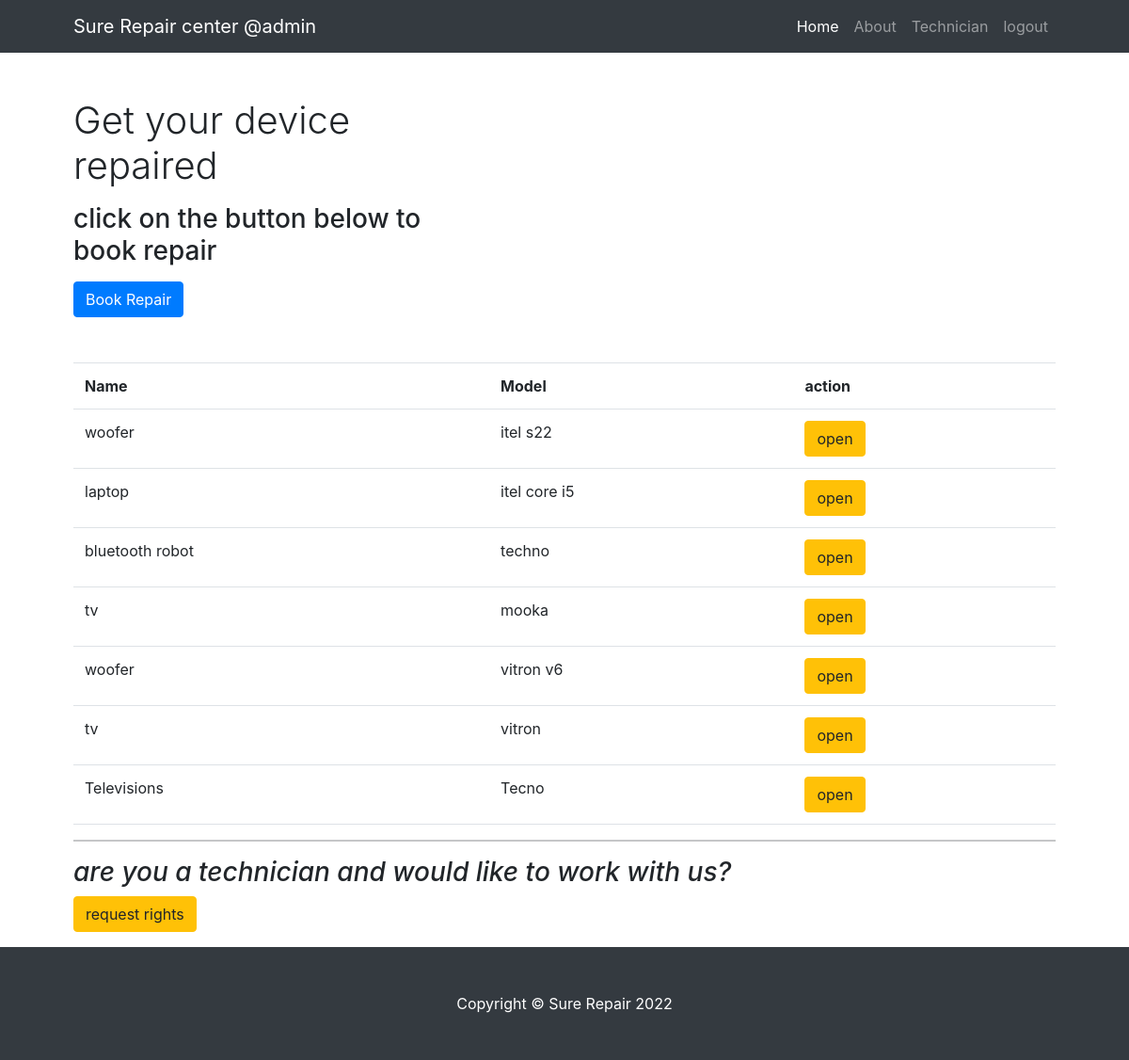
Before: /index (signed in) with the older database file.
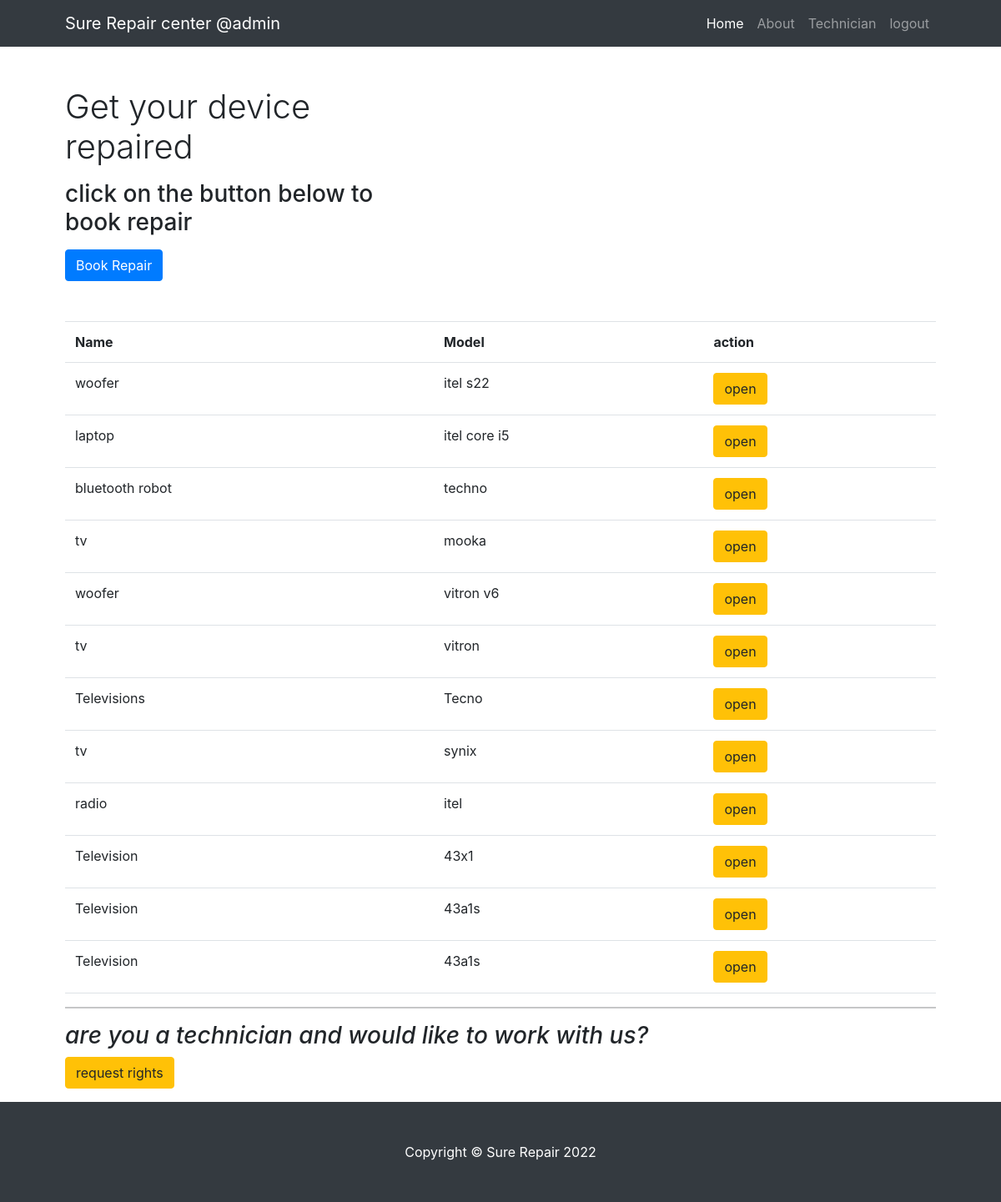
After: the same page with the newer database file.
### app/models.py (models this page shows, shortened)
class User(db.Model,UserMixin):
    id = db.Column(db.Integer, primary_key=True)
    username = db.Column(db.String(64), index=True, unique=True)
    email = db.Column(db.String(120), index=True, unique=True)
    password = db.Column(db.String(128))
    is_admin=db.Column(db.Boolean())
    is_technician=db.Column(db.Boolean())
    user_key=db.Column(db.String(255))
    type=db.Column(db.String(55),default='normal')
    phone=db.Column(db.Integer)
    devices=db.relationship('Device',backref='user',lazy='dynamic')

class Device(db.Model):
    id=db.Column(db.Integer,primary_key=True)
    name=db.Column(db.String(255))
    model=db.Column(db.String(100))
    fault=db.Column(db.String(255))
    device_key=db.Column(db.String(255))
    user_id=db.Column(db.Integer,db.ForeignKey('user.id'))
    repair_price=db.Column(db.Integer())
    status=db.Column(db.String(100),default='booked')
    tech_resolution=db.Column(db.String(255),default='none')
    device_image=db.Column(db.String(255))

### app/routes.py (the view)
@app.route('/index',methods=['GET','POST'])
@login_required
def index():
    devices=Device.query.filter_by(user_id=current_user.id)
    return render_template('index.html',devices=devices)

### app/models.py (called while the page is built)
@loginmanager.user_loader
def load_user(id):
    return User.query.get(int(id))

### app/templates/index.html (shortened to what this page needs)
<!DOCTYPE html>
<html lang="en">
    <head>
        <link href="{{url_for('static',filename='css/styles.css')}}" rel="stylesheet" />
        <link rel="stylesheet" href="https://cdn.jsdelivr.net/npm/bootstrap@4.0.0/dist/css/bootstrap.min.css">
    </head>
    <body>
        <nav class="navbar navbar-expand-lg navbar-dark bg-dark">
            <div class="container px-5">
                <a class="navbar-brand" href="#!">Sure Repair center  @{{current_user.username}}</a>
                <div class="collapse navbar-collapse" id="navbarSupportedContent">
                    <ul class="navbar-nav ms-auto mb-2 mb-lg-0">
                        <li class="nav-item"><a class="nav-link active" aria-current="page" href="#!">Home</a></li>
                        <li class="nav-item"><a class="nav-link" href="#!">About</a></li>
                        {%if current_user.is_technician %}
                        <li class="nav-item"><a class="nav-link" href="{{url_for('technician',usk=current_user.user_key)}}">Technician</a></li>
                        {%endif %}
                        {% if current_user.is_authenticated %}
                        <li class="nav-item"><a class="nav-link" href="{{url_for('logout')}}">logout</a></li>
                        {%endif%}
                    </ul>
                </div>
            </div>
        </nav>
        <div class="container px-4 px-lg-5">
            <div class="row gx-4 gx-lg-5 align-items-center my-5">
                <div class="col-lg-5">
                    <h1 class="font-weight-light">Get your device repaired</h1>
                    <p><h3>click on the button below to book repair</h3></p>
                    <a class="btn btn-primary" href="{{url_for('book_repair')}}">Book Repair</a>
                </div>
            </div>
              <table class="table">
                         <tr>
                             <th>Name</th>
                             <th>Model</th>
                             <th>action</th>
                         </tr>
                    {%for device in devices %}
                         <tr>
                             <td>{{device.name}}</td>
                             <td>{{device.model}}</td>
                             <td>
                               <a href="{{url_for('view_device',dvk=device.device_key)}}" class="btn btn-warning sm">open</a>
                             </td>
                         </tr>
                    {%endfor%}
                </table>
            <hr>
            <p><h3><i>are you a technician and would like to work with us?</i></h3>
             <a href="" class="btn btn-warning">request rights</a>
            </p>
        </div>
        <footer class="py-5 bg-dark">
            <div class="container px-4 px-lg-5"><p class="m-0 text-center text-white">Copyright &copy; Sure Repair 2022</p></div>
        </footer>
    </body>
</html>

Changed rows visible on the page:
added Device: name "tv", model "synix"
added Device: name "radio", model "itel"
added Device: name "Television", model "43x1"
added Device: name "Television", model "43a1s"
added Device: name "Television", model "43a1s"
